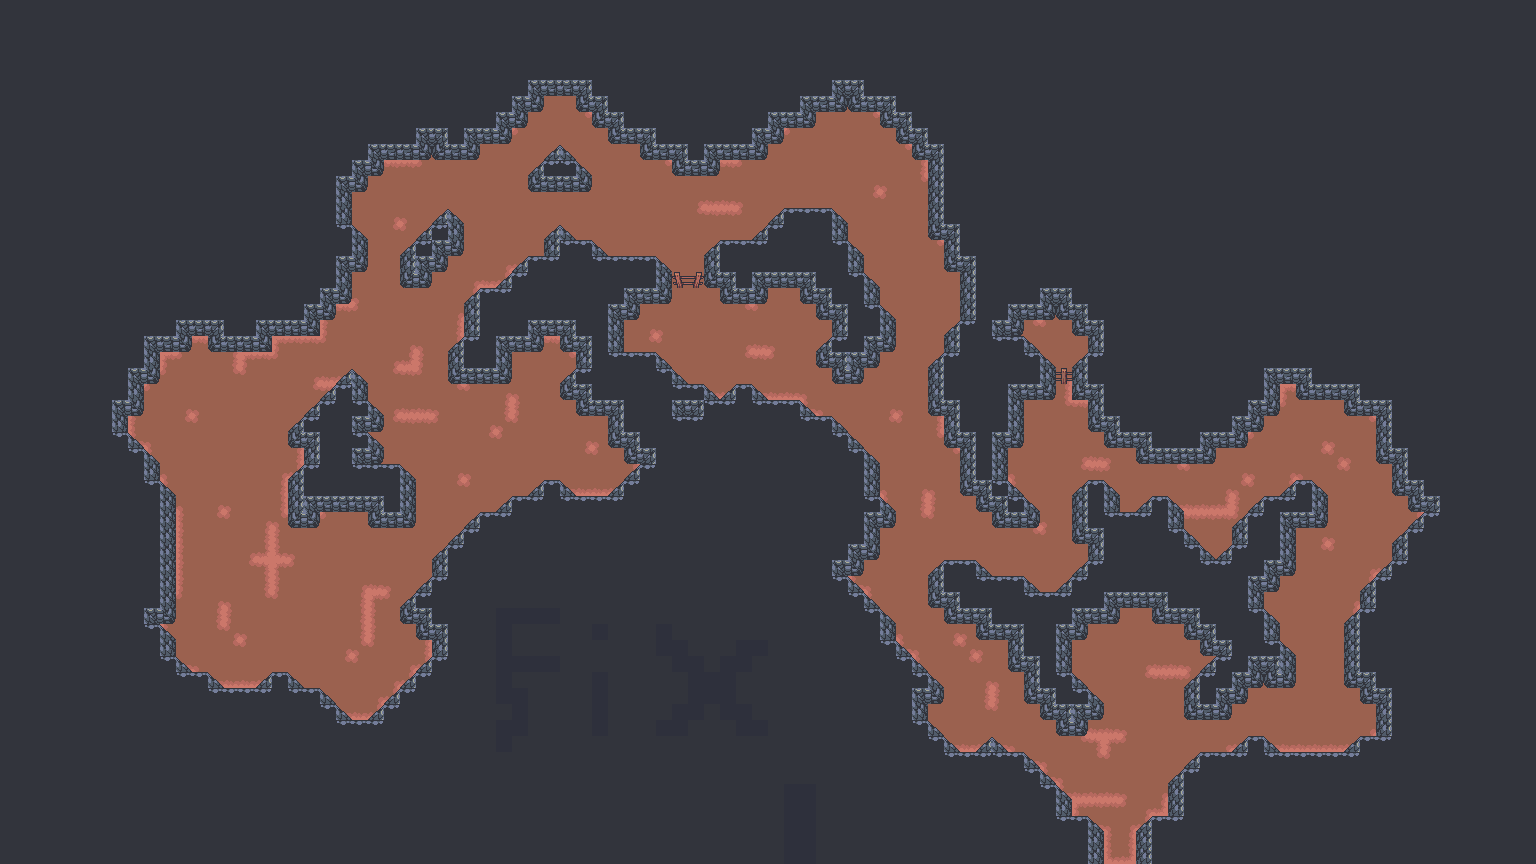

A 2D game scene composited from a Tiled map and its tileset images. What follows is a short description and the map's XML, with each tile layer's data collapsed to a summary:
An orthogonal 96x54 tile map with 16x16 px tiles, 5 tile layers (background, ground, walls, decoration, ...), 1 hidden layer not drawn, 4 tilesets and 1 object (warp).

<map version="1.2" tiledversion="1.2.5" orientation="orthogonal" renderorder="left-up" width="96" height="54" tilewidth="16" tileheight="16" infinite="0" backgroundcolor="#2e303c" nextlayerid="14" nextobjectid="2">
 <tileset firstgid="1" source="data/AnimatedObjects.tsx" />
 <tileset firstgid="1569" source="data/GroundTiles.tsx" />
 <tileset firstgid="7897" source="data/Walls.tsx" />
 <tileset firstgid="8681" source="data/Decoration.tsx" />
 <layer id="1" name="background" width="96" height="54">
  <data>[5184 cells, 0 non-empty, 0 distinct tile ids]</data>
 </layer>
 <layer id="2" name="ground" width="96" height="54">
  <data>[5184 cells, 1894 non-empty, 15 distinct tile ids]</data>
 </layer>
 <layer id="3" name="walls" width="96" height="54">
  <data>[5184 cells, 3975 non-empty, 13 distinct tile ids]</data>
 </layer>
 <layer id="9" name="decoration" width="96" height="54">
  <data>[5184 cells, 3 non-empty, 3 distinct tile ids]</data>
 </layer>
 <layer id="10" name="overhead" width="96" height="54">
  <data>[5184 cells, 0 non-empty, 0 distinct tile ids]</data>
 </layer>
 <layer id="11" name="collision" width="96" height="54" visible="0">
  <data>[5184 cells, 4029 non-empty, 1 distinct tile ids]</data>
 </layer>
 <objectgroup id="12" name="skill" />
 <objectgroup id="13" name="warp">
  <object id="1" name="game_start" type="warp" x="1104" y="848" width="32" height="16">
   <properties>
    <property name="direction" value="SOUTH" />
    <property name="x" type="int" value="42" />
    <property name="y" type="int" value="11" />
   </properties>
  </object>
 </objectgroup>
</map>
